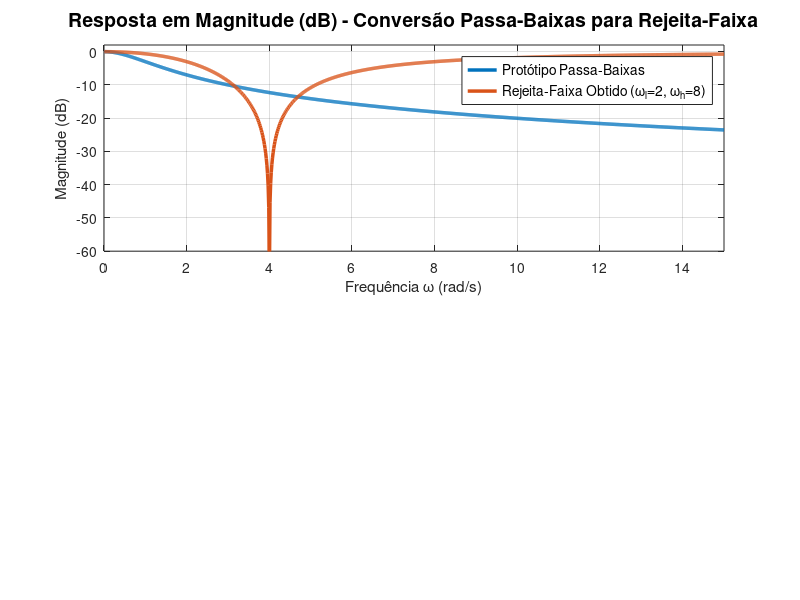

Source code (MATLAB): (Note: this script raises an error after producing the figure.)
clc; clear all; close all;

% Frequency vector
w = linspace(0.01, 15, 1000);

% Cutoff frequencies
wl = 2;
wh = 8;
W = wh - wl;
w0 = sqrt(wl * wh);

% Frequency response of prototype lowpass G(s) = 1 / (s + 1)
glp = 1 ./ (1j * w + 1);

% Frequency response of bandstop H(s) = (s^2 + w0^2) / (s^2 + sW + w0^2)
s = 1j * w;
gbs = (s.^2 + w0^2) ./ (s.^2 + s * W + w0^2);

% Plotting
fig = figure('Position', [100, 100, 800, 600]);

% Magnitude Plot (dB)
subplot(2,1,1);
plot(w, 20*log10(abs(glp)), 'LineWidth', 2.5, 'Color', [0, 0.4470, 0.7410]); hold on;
plot(w, 20*log10(abs(gbs)), 'LineWidth', 2.5, 'Color', [0.8500, 0.3250, 0.0980]);
grid on;
title('Resposta em Magnitude (dB) - Conversão Passa-Baixas para Rejeita-Faixa', 'FontSize', 14);
ylabel('Magnitude (dB)', 'FontSize', 11);
xlabel('Frequência \omega (rad/s)', 'FontSize', 11);
legend('Protótipo Passa-Baixas', 'Rejeita-Faixa Obtido (\omega_l=2, \omega_h=8)', 'FontSize', 10);
ylim([-60, 2]);
xlim([0, 15]);

% Cutoff frequency indicators (at -3 dB) with HandleVisibility off
y_cut = -3;
yline(y_cut, '--k', 'Limiar de -3 dB', 'LabelHorizontalAlignment', 'left', 'FontSize', 9, 'HandleVisibility', 'off');
plot([wl, wl], [-60, y_cut], ':k', 'LineWidth', 1.2, 'HandleVisibility', 'off');
plot([wh, wh], [-60, y_cut], ':k', 'LineWidth', 1.2, 'HandleVisibility', 'off');
plot([w0, w0], [-60, -60], '--r', 'LineWidth', 1.2, 'HandleVisibility', 'off');
plot(wl, y_cut, 'o', 'MarkerFaceColor', 'r', 'MarkerSize', 6, 'HandleVisibility', 'off');
plot(wh, y_cut, 'o', 'MarkerFaceColor', 'r', 'MarkerSize', 6, 'HandleVisibility', 'off');
text(w0, -45, '\omega_0 = 4 rad/s (Rejeição Máxima)', 'HorizontalAlignment', 'left', 'Color', 'r', 'FontSize', 10);
text(wl, -55, '\omega_l = 2', 'HorizontalAlignment', 'center', 'FontSize', 10);
text(wh, -55, '\omega_h = 8', 'HorizontalAlignment', 'center', 'FontSize', 10);

% Phase Plot (Degrees)
subplot(2,1,2);
plot(w, (180/pi)*angle(glp), 'LineWidth', 2.5, 'Color', [0, 0.4470, 0.7410]); hold on;
plot(w, (180/pi)*angle(gbs), 'LineWidth', 2.5, 'Color', [0.8500, 0.3250, 0.0980]);
grid on;
title('Resposta de Fase', 'FontSize', 14);
ylabel('Fase (graus)', 'FontSize', 11);
xlabel('Frequência \omega (rad/s)', 'FontSize', 11);
legend('Protótipo Passa-Baixas', 'Rejeita-Faixa Obtido', 'FontSize', 10);
ylim([-95, 95]);
xlim([0, 15]);

% Phase indicators at cutoff frequencies with HandleVisibility off
plot([wl, wl], [-95, -45], ':k', 'LineWidth', 1.2, 'HandleVisibility', 'off');
plot([wh, wh], [-95, 45], ':k', 'LineWidth', 1.2, 'HandleVisibility', 'off');
plot([w0, w0], [-95, 95], '--r', 'LineWidth', 1.2, 'HandleVisibility', 'off');
plot(wl, -45, 'o', 'MarkerFaceColor', 'r', 'MarkerSize', 6, 'HandleVisibility', 'off');
plot(wh, 45, 'o', 'MarkerFaceColor', 'r', 'MarkerSize', 6, 'HandleVisibility', 'off');

saveas(fig, '../../images/resposta_filtro_rejeita_faixa.png');
close(fig);
